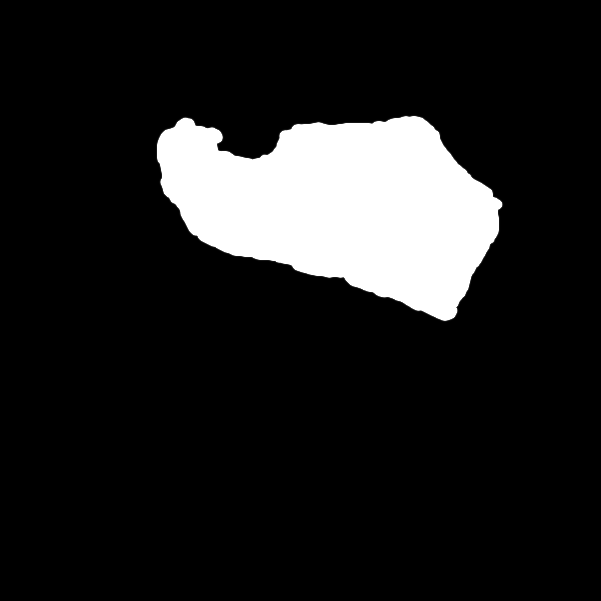
#> input picture Data/Realspace.tiff, 601 x 601 px
$ python make_sim_intensities.py
#> lines starting #> are read from the running program, lines starting #| are printed output that depends on the picture
from PIL import Image
import numpy as np
import configparser
import matplotlib.pyplot as plt


fn = './Data/Realspace.tiff'
out_fn = './Data/Bogoe.tiff'


im = Image.open(fn)
#> im is the input picture: PIL image 601x601 L; min 0, max 255, mean 32.1
arr = np.array(im)
ff = np.fft.fftshift(np.fft.fft2(arr))

plt.subplot(1,2,1)
plt.imshow(np.log(np.abs(ff)))
plt.subplot(1,2,2)
plt.imshow(np.abs(arr))
plt.show()
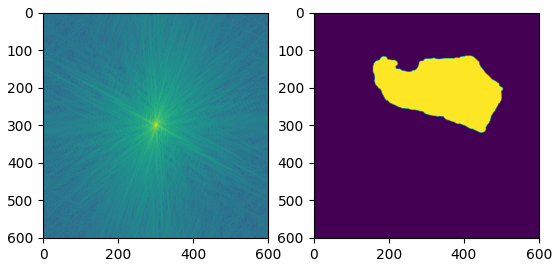
#> figure drawn by matplotlib, 2 panels


I = np.abs(ff)**2
I = I /np.max(I)
im_out = Image.fromarray(I)

im.show()

whatwhat = np.array(im_out)
plt.imshow(whatwhat)
plt.show()


im_out.save(out_fn)
